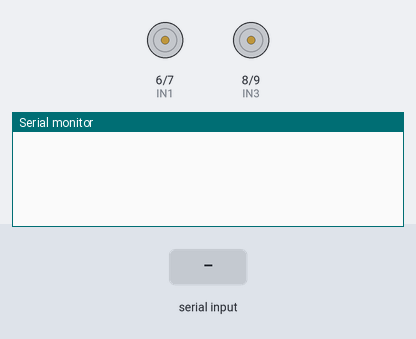
This sketch was run on a simulated Arduino Uno, built with avr-gcc and run on an emulated ATmega328P. Parts: motor-driver pin pairs drawn as motors (green arrow = first pin HIGH = forward, orange = second pin HIGH = backward, longer = more drive, scaled by the enable pin), the last lines printed to the serial monitor. The test bench sets the inputs (shaded band).

Above: at 1.2 s.
1.3 s: "T" received over the second serial link
At 2.5 s:
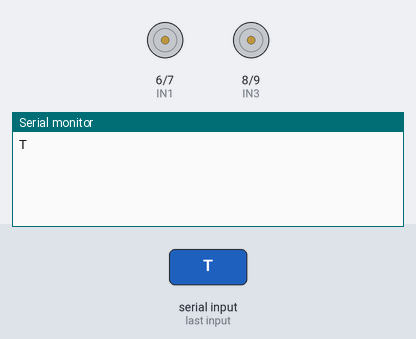
2.8 s: "L" received over the second serial link
At 3.8 s:
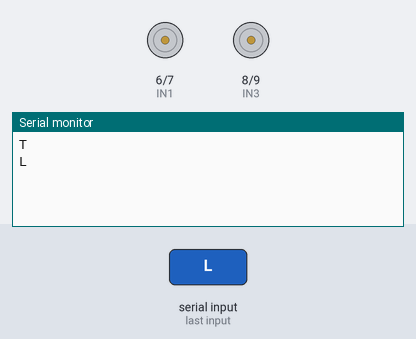
4.3 s: "B" received over the second serial link
At 5.0 s:
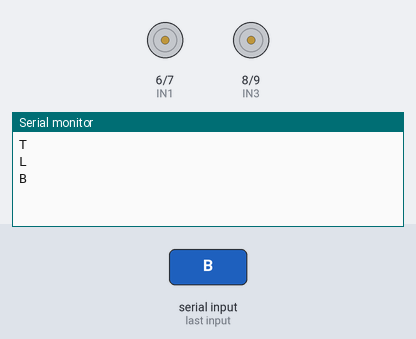
5.8 s: "R" received over the second serial link
At 6.1 s:
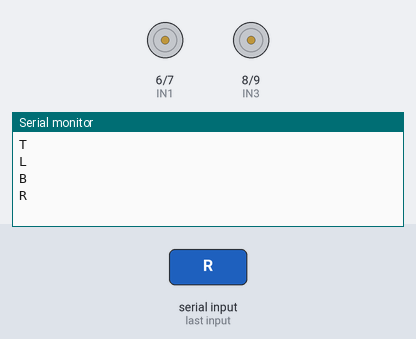

Measured:
- after the input at 1.3 s, the serial monitor: prints a new line at once (image 1)
- after the input at 2.8 s, the serial monitor: prints a new line at once (image 2)
- after the input at 4.3 s, the serial monitor: prints a new line at once (image 3)
- after the input at 5.8 s, the serial monitor: prints a new line at once (image 4)

The sketch:

SoccerContest.ino
```cpp
#include<SoftwareSerial.h>
#define EnA 5
#define EnB 3
#define IN1 6
#define IN2 7
#define IN3 8
#define IN4 9
SoftwareSerial mySerial(11,12);
void setup() {
 pinMode(EnA, OUTPUT);
 pinMode(EnB, OUTPUT);
 pinMode(IN1, OUTPUT);
 pinMode(IN2, OUTPUT);
 pinMode(IN3, OUTPUT);
 pinMode(IN4, OUTPUT);
 mySerial.begin(9600);
 Serial.begin(9600);
}
char val;
int sep;
void loop() {
 if (mySerial.available()) {
 val = mySerial.read();
 Serial.println(val);
 //Serial.println();
 }
 if (val == 'T') {
 Forwoard(sep);
 }
 if (val == 'L') {
 Light(sep);
 }
 if (val == 'S') {
 Stop(sep);
 }
 if (val == 'B') {
 Backwoard(sep);
 }
 if (val == 'R') {
 Right(sep);
 }
 if (val == '0') {
 sep = 0;
 }
 if (val == '1' || val == '2') {
 sep = 80;
 }
 if (val == '3' || val =='4'){
 sep = 120;
 }
 if (val == '5' || val =='6'){
 sep = 160;
 }
 if (val == '7' || val == '8'){
 sep = 200;
 }
 if (val == '9'){
 sep = 225;
 }
}
void Stop(int spe) {
 digitalWrite(IN1, 0);
 digitalWrite(IN2, 0);
 digitalWrite(IN3, 0);
 digitalWrite(IN4, 0);
 digitalWrite(EnA, 0);
 digitalWrite(EnB, 0);
}
void Forwoard(int spe) {
 digitalWrite(IN1, 1);
 digitalWrite(IN2, 0);
 digitalWrite(IN3, 1);
 digitalWrite(IN4, 0);
 analogWrite(EnA, spe);
 analogWrite(EnB, spe);
}
void Backwoard(int spe) {
 digitalWrite(IN1, 0);
 digitalWrite(IN2, 1);
 digitalWrite(IN3, 0);
 digitalWrite(IN4, 1);
 analogWrite(EnA, spe);
 analogWrite(EnB, spe);
}
void Right(int spe) {
 digitalWrite(IN1, 1);
 digitalWrite(IN2, 0);
 digitalWrite(IN3, 0);
 digitalWrite(IN4, 1);
 analogWrite(EnA, spe);
 analogWrite(EnB, spe);
}
void Light(int spe) {
 digitalWrite(IN1, 0);
 digitalWrite(IN2, 1);
 digitalWrite(IN3, 1);
 digitalWrite(IN4, 0);
 analogWrite(EnA, spe);
 analogWrite(EnB, spe);
}
```
